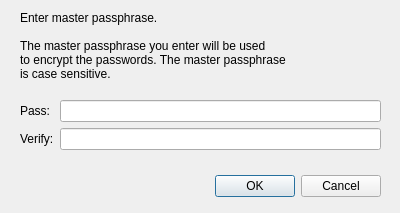
<?xml version="1.0" encoding="UTF-8"?>
<ui version="4.0">
 <class>MasterPassphraseSetup</class>
 <widget class="QDialog" name="MasterPassphraseSetup">
  <property name="windowModality">
   <enum>Qt::NonModal</enum>
  </property>
  <property name="geometry">
   <rect>
    <x>0</x>
    <y>0</y>
    <width>400</width>
    <height>213</height>
   </rect>
  </property>
  <property name="sizePolicy">
   <sizepolicy hsizetype="Fixed" vsizetype="Fixed">
    <horstretch>0</horstretch>
    <verstretch>0</verstretch>
   </sizepolicy>
  </property>
  <property name="minimumSize">
   <size>
    <width>400</width>
    <height>213</height>
   </size>
  </property>
  <property name="maximumSize">
   <size>
    <width>400</width>
    <height>213</height>
   </size>
  </property>
  <property name="windowTitle">
   <string>Setup Passphrase</string>
  </property>
  <property name="windowIcon">
   <iconset resource="FortResources.qrc">
    <normaloff>:/icons/Fort255.png</normaloff>:/icons/Fort255.png</iconset>
  </property>
  <property name="modal">
   <bool>true</bool>
  </property>
  <widget class="QDialogButtonBox" name="buttonBox">
   <property name="geometry">
    <rect>
     <x>40</x>
     <y>170</y>
     <width>341</width>
     <height>32</height>
    </rect>
   </property>
   <property name="orientation">
    <enum>Qt::Horizontal</enum>
   </property>
   <property name="standardButtons">
    <set>QDialogButtonBox::Cancel|QDialogButtonBox::Ok</set>
   </property>
  </widget>
  <widget class="QLabel" name="label">
   <property name="geometry">
    <rect>
     <x>20</x>
     <y>30</y>
     <width>341</width>
     <height>61</height>
    </rect>
   </property>
   <property name="text">
    <string>&lt;html&gt;&lt;head/&gt;&lt;body&gt;&lt;p&gt;The master passphrase you enter will be used &lt;br/&gt;to encrypt the passwords. The master passphrase&lt;br/&gt;is case sensitive.&lt;/p&gt;&lt;/body&gt;&lt;/html&gt;</string>
   </property>
  </widget>
  <widget class="QLabel" name="label_2">
   <property name="geometry">
    <rect>
     <x>20</x>
     <y>10</y>
     <width>181</width>
     <height>17</height>
    </rect>
   </property>
   <property name="text">
    <string>&lt;html&gt;&lt;head/&gt;&lt;body&gt;&lt;p&gt;Enter master passphrase.&lt;/p&gt;&lt;/body&gt;&lt;/html&gt;</string>
   </property>
  </widget>
  <widget class="QWidget" name="layoutWidget">
   <property name="geometry">
    <rect>
     <x>20</x>
     <y>100</y>
     <width>361</width>
     <height>62</height>
    </rect>
   </property>
   <layout class="QFormLayout" name="formLayout">
    <item row="0" column="0">
     <widget class="QLabel" name="label_4">
      <property name="text">
       <string>&lt;html&gt;&lt;head/&gt;&lt;body&gt;&lt;p&gt;Pass:&lt;/p&gt;&lt;/body&gt;&lt;/html&gt;</string>
      </property>
     </widget>
    </item>
    <item row="0" column="1">
     <widget class="QLineEdit" name="lineEditPass"/>
    </item>
    <item row="1" column="0">
     <widget class="QLabel" name="label_3">
      <property name="text">
       <string>&lt;html&gt;&lt;head/&gt;&lt;body&gt;&lt;p&gt;Verify:&lt;/p&gt;&lt;/body&gt;&lt;/html&gt;</string>
      </property>
     </widget>
    </item>
    <item row="1" column="1">
     <widget class="QLineEdit" name="lineEditPassVerify"/>
    </item>
   </layout>
  </widget>
 </widget>
 <resources>
  <include location="FortResources.qrc"/>
 </resources>
 <connections>
  <connection>
   <sender>buttonBox</sender>
   <signal>accepted()</signal>
   <receiver>MasterPassphraseSetup</receiver>
   <slot>accept()</slot>
   <hints>
    <hint type="sourcelabel">
     <x>248</x>
     <y>254</y>
    </hint>
    <hint type="destinationlabel">
     <x>157</x>
     <y>274</y>
    </hint>
   </hints>
  </connection>
  <connection>
   <sender>buttonBox</sender>
   <signal>rejected()</signal>
   <receiver>MasterPassphraseSetup</receiver>
   <slot>reject()</slot>
   <hints>
    <hint type="sourcelabel">
     <x>316</x>
     <y>260</y>
    </hint>
    <hint type="destinationlabel">
     <x>286</x>
     <y>274</y>
    </hint>
   </hints>
  </connection>
 </connections>
</ui>
